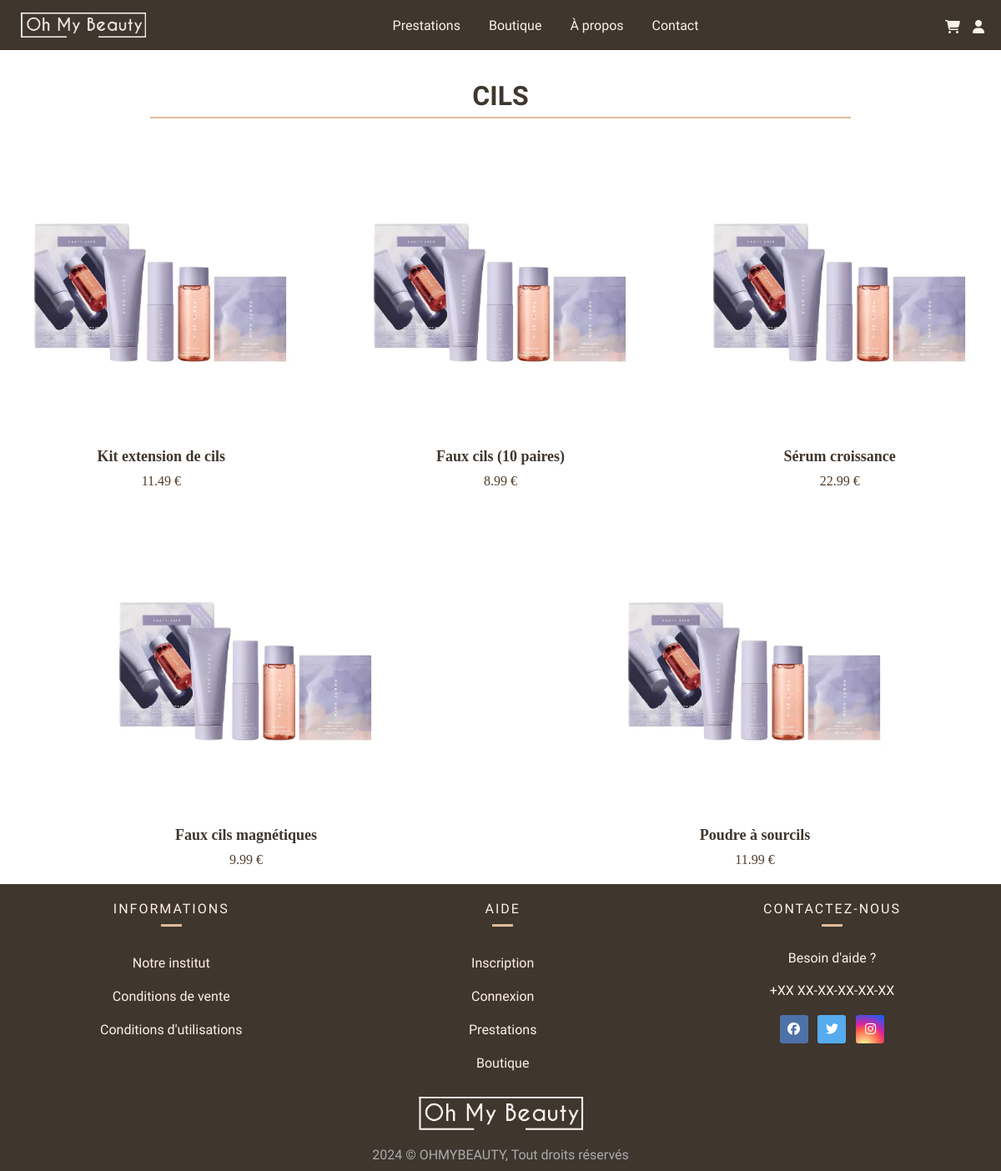
Screenshot of /index.php?action=voirArticlesParCategorie&id_categorie=1 with the database file from the repository.
### tables this page shows
CREATE TABLE IF NOT EXISTS `categorie` (
  `id_categorie` int NOT NULL AUTO_INCREMENT,
  `designation` varchar(50) NOT NULL,
  PRIMARY KEY (`id_categorie`)
);

CREATE TABLE IF NOT EXISTS `produit` (
  `id_produit` int NOT NULL AUTO_INCREMENT,
  `designation` varchar(50) NOT NULL,
  `prix` decimal(15,2) NOT NULL,
  `image` varchar(255) DEFAULT NULL,
  `description` varchar(255) DEFAULT NULL,
  `id_categorie` int NOT NULL,
  PRIMARY KEY (`id_produit`),
  KEY `id_categorie` (`id_categorie`),
  CONSTRAINT `produit_ibfk_1` FOREIGN KEY (`id_categorie`) REFERENCES `categorie` (`id_categorie`)
);

### app/Connect.php (called while the page is built, shortened)
<?php
abstract class Connect {
    public static function seConnecter(){
        try {
            return new \PDO(
                "mysql:host=".self::HOST.";dbname=".self::DB.";charset=utf8", self::USER, self::PASS);
        } catch (\PDOException $ex) {
            return $ex->getMessage();
        }
    }
}

### model/managers/CategorieManager.php (called while the page is built, shortened)
<?php
class CategorieManager {
    private $db;
    public function __construct() {
        $this->db = Connect::seConnecter();
    }
    public function obtenirNomCategorie($id_categorie) {
        $requete = "
            SELECT designation
            FROM categorie
            WHERE id_categorie = :id_categorie
        ";
        $stmt = $this->db->prepare($requete);
        $stmt->bindParam(':id_categorie', $id_categorie, \PDO::PARAM_INT);
        $stmt->execute();
        return $stmt->fetchColumn();
    }
}

### model/managers/ProduitManager.php (called while the page is built, shortened)
<?php
class ProduitManager {
    private $db;
    public function __construct() {
        $this->db = Connect::seConnecter();
    }
    public function obtenirArticlesParCategorie($id_categorie) {
        $requete = "
            SELECT id_produit, designation, prix, image
            FROM produit
            WHERE id_categorie = :id_categorie
        ";
        $stmt = $this->db->prepare($requete);
        $stmt->bindParam(':id_categorie', $id_categorie, \PDO::PARAM_INT);
        $stmt->execute();
        return $stmt->fetchAll();
    }
}

### view/vueArticlesCategorie.php (the view, shortened to what this page needs)
<div class="titre-articles-categorie">
    <h1><?= $categorieNom; ?></h1>
</div>
<div class="produits-container">
    <?php foreach ($articles as $index => $produit) { ?>
        <div class="produit">
            <a href="index.php?action=voirArticle&id_produit=<?= $produit['id_produit']; ?>">
                <div class="produit-image">
                    <img src="./public/img/<?= $produit['image']; ?>" alt="<?= $produit['designation']; ?>">
                </div>
                <div class="produit-details">
                    <h3><?= $produit['designation']; ?></h3>
                    <p><?= htmlspecialchars($produit['prix']); ?> €</p>
                </div>
            </a>
        </div>
    <?php } ?>
</div>
<?php
require "template.php";
?>

### public/css/style.css (style rules this page uses)
:root { --marron : #3F362E; --brun : #523c2a; --beige : #E1BB97; --bcreme : #FEF2E7; --rufina : "Rufina", serif;; --oxygen : "Oxygen", sans-serif; }
* { margin: 0; padding: 0; vertical-align: top; box-sizing: border-box; }
a { text-decoration: none; }
h1 { font-family: var(--rufina); border-bottom: solid 2px var(--beige); padding: 6px; text-align: center; }
.titre-articles-categorie { color: var(--marron); margin-bottom: 30px; padding-top: 30px; width: 70%; margin-left: auto; margin-right: auto; }
.produits-container { display: flex; flex-wrap: wrap; gap: 20px; max-width: 1200px; margin: 0 auto; justify-content: space-around; }
.produit { transition: transform 0.3s; width: 30%; min-width: 200px; }
.produit a { text-decoration: none; color: inherit; display: block; padding: 15px; }
.produit-image img { max-width: 100%; border-radius: 8px; margin-bottom: 10px; }
.produit-details h3 { font-size: 18px; margin: 10px 0; color: var(--marron); text-align: center; }
.produit-details p { font-size: 16px; color: var(--brun); text-align: center; margin: 5px 0; }

### rows the page displays
categorie: designation "CILS"
produit: image (picture), designation "Kit extension de cils", prix "11.49"
produit: image (picture), designation "Faux cils (10 paires)", prix "8.99"
produit: image (picture), designation "Sérum croissance", prix "22.99"
produit: image (picture), designation "Faux cils magnétiques", prix "9.99"
produit: image (picture), designation "Poudre à sourcils", prix "11.99"
